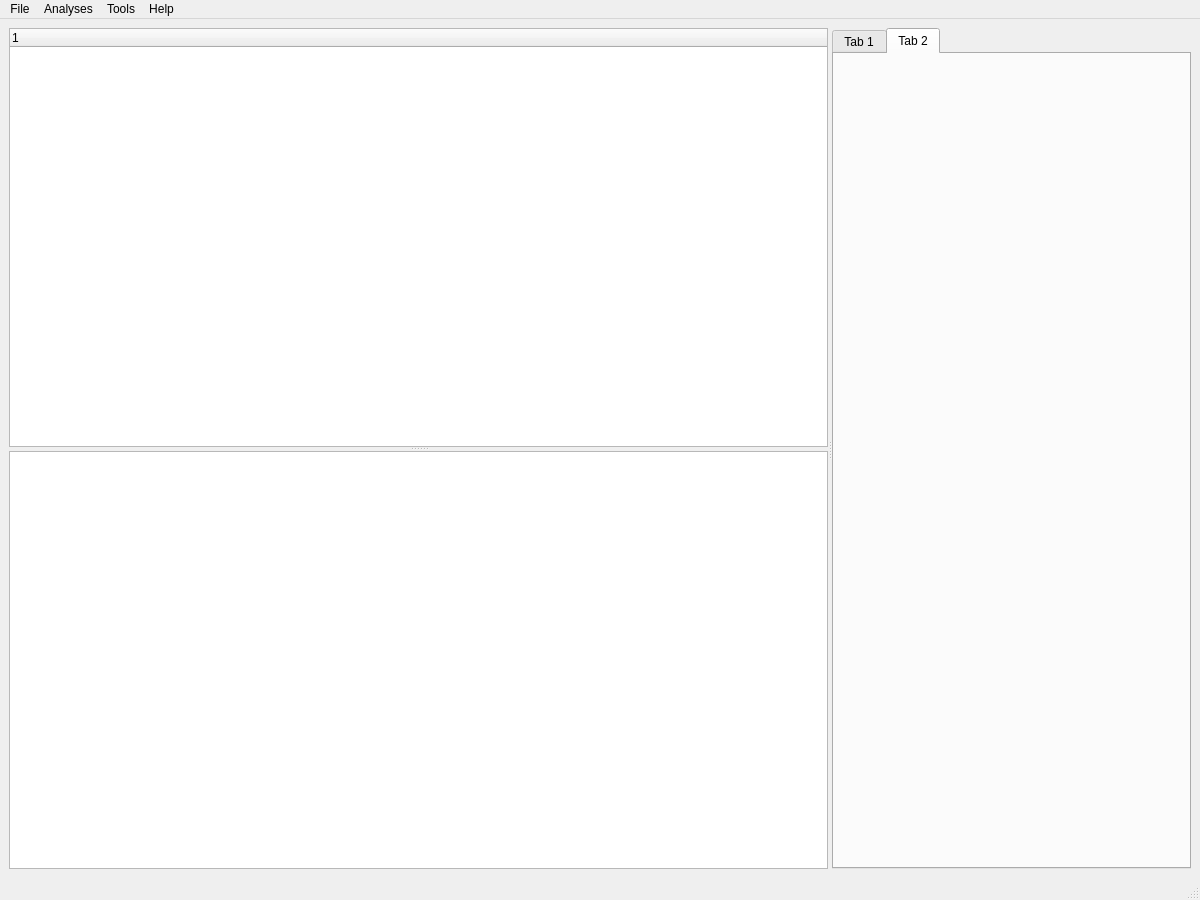
<?xml version="1.0" encoding="UTF-8"?>
<ui version="4.0">
 <class>Ecosongs</class>
 <widget class="QMainWindow" name="Ecosongs">
  <property name="geometry">
   <rect>
    <x>0</x>
    <y>0</y>
    <width>1200</width>
    <height>900</height>
   </rect>
  </property>
  <property name="windowTitle">
   <string>MainWindow</string>
  </property>
  <widget class="QWidget" name="centralwidget">
   <layout class="QHBoxLayout" name="horizontalLayout">
    <item>
     <widget class="QSplitter" name="splitter_2">
      <property name="sizePolicy">
       <sizepolicy hsizetype="Expanding" vsizetype="Preferred">
        <horstretch>2</horstretch>
        <verstretch>0</verstretch>
       </sizepolicy>
      </property>
      <property name="orientation">
       <enum>Qt::Horizontal</enum>
      </property>
      <widget class="QSplitter" name="splitter">
       <property name="sizePolicy">
        <sizepolicy hsizetype="Preferred" vsizetype="Expanding">
         <horstretch>1</horstretch>
         <verstretch>0</verstretch>
        </sizepolicy>
       </property>
       <property name="orientation">
        <enum>Qt::Vertical</enum>
       </property>
       <widget class="QTreeWidget" name="treeWidget">
        <property name="sizePolicy">
         <sizepolicy hsizetype="Minimum" vsizetype="Expanding">
          <horstretch>0</horstretch>
          <verstretch>0</verstretch>
         </sizepolicy>
        </property>
        <column>
         <property name="text">
          <string notr="true">1</string>
         </property>
        </column>
       </widget>
       <widget class="QListWidget" name="listWidget">
        <property name="sizePolicy">
         <sizepolicy hsizetype="Expanding" vsizetype="Expanding">
          <horstretch>0</horstretch>
          <verstretch>0</verstretch>
         </sizepolicy>
        </property>
       </widget>
      </widget>
      <widget class="QTabWidget" name="tabWidget">
       <property name="sizePolicy">
        <sizepolicy hsizetype="Expanding" vsizetype="Expanding">
         <horstretch>1</horstretch>
         <verstretch>0</verstretch>
        </sizepolicy>
       </property>
       <property name="sizeIncrement">
        <size>
         <width>25</width>
         <height>0</height>
        </size>
       </property>
       <property name="currentIndex">
        <number>1</number>
       </property>
       <widget class="QWidget" name="tab_3">
        <attribute name="title">
         <string>Tab 1</string>
        </attribute>
       </widget>
       <widget class="QWidget" name="tab_4">
        <attribute name="title">
         <string>Tab 2</string>
        </attribute>
       </widget>
      </widget>
     </widget>
    </item>
   </layout>
  </widget>
  <widget class="QMenuBar" name="menubar">
   <property name="geometry">
    <rect>
     <x>0</x>
     <y>0</y>
     <width>1200</width>
     <height>23</height>
    </rect>
   </property>
   <widget class="QMenu" name="menuFile">
    <property name="title">
     <string>File</string>
    </property>
    <addaction name="actionChoose_working_folder"/>
    <addaction name="actionOpen_File_s"/>
    <addaction name="actionSave"/>
    <addaction name="separator"/>
    <addaction name="actionOpen_database"/>
    <addaction name="actionSave_database"/>
    <addaction name="actionExport_database"/>
    <addaction name="separator"/>
    <addaction name="actionExit"/>
   </widget>
   <widget class="QMenu" name="menuHelp">
    <property name="title">
     <string>Help</string>
    </property>
    <addaction name="actionHelp"/>
    <addaction name="separator"/>
    <addaction name="actionAbout"/>
   </widget>
   <widget class="QMenu" name="menuTools">
    <property name="title">
     <string>Tools</string>
    </property>
    <addaction name="actionConvert_to_wac"/>
   </widget>
   <widget class="QMenu" name="menuAnalyses">
    <property name="title">
     <string>Analyses</string>
    </property>
   </widget>
   <addaction name="menuFile"/>
   <addaction name="menuAnalyses"/>
   <addaction name="menuTools"/>
   <addaction name="menuHelp"/>
  </widget>
  <widget class="QStatusBar" name="statusbar"/>
  <action name="actionAbout">
   <property name="text">
    <string>About</string>
   </property>
  </action>
  <action name="actionHelp">
   <property name="text">
    <string>Help</string>
   </property>
  </action>
  <action name="actionOpen_File_s">
   <property name="text">
    <string>Open File(s)</string>
   </property>
  </action>
  <action name="actionExit">
   <property name="text">
    <string>Exit</string>
   </property>
  </action>
  <action name="actionSave">
   <property name="text">
    <string>Save</string>
   </property>
   <property name="shortcut">
    <string>Ctrl+S</string>
   </property>
  </action>
  <action name="actionConvert_to_wac">
   <property name="text">
    <string>Convert WAC files</string>
   </property>
  </action>
  <action name="actionChoose_working_folder">
   <property name="text">
    <string>Choose working folder</string>
   </property>
  </action>
  <action name="actionOpen_database">
   <property name="text">
    <string>Load database</string>
   </property>
  </action>
  <action name="actionSave_database">
   <property name="text">
    <string>Save database</string>
   </property>
  </action>
  <action name="actionExport_database">
   <property name="text">
    <string>Export database</string>
   </property>
  </action>
 </widget>
 <resources/>
 <connections/>
</ui>
